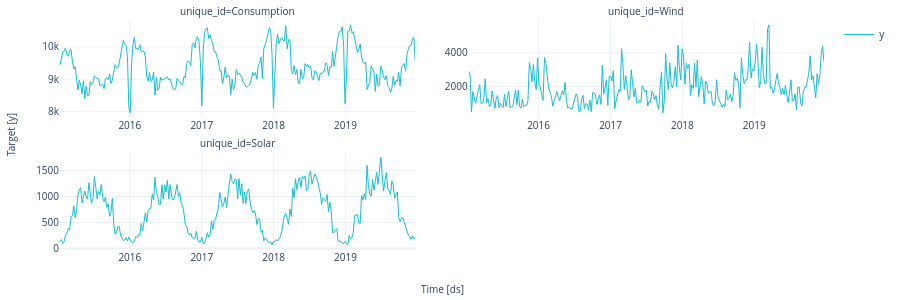

This figure's notebook cell:
### Markdown cell above
Также можно поменять движок на plotly

### Code cell
fig = plot_series(panel_df, engine='plotly',)
fig.update_layout(width=900,height=300)
fig

### Figure 1 — Plotly figure (JSON) as saved in the notebook; plotly's stock layout.template omitted (floating-point values rounded to 4 significant figures; data arrays with more than 128 entries replaced by an {"elided": "..."} marker saying what was removed)
{"data": [{"legendgroup": "y", "line": {"color": "#17becf", "width": 1}, "mode": "lines", "name": "y", "showlegend": true, "type": "scatter", "x": {"elided": "259 str values"}, "xaxis": "x", "y": {"elided": "259 float values"}, "yaxis": "y"}, {"legendgroup": "y", "line": {"color": "#17becf", "width": 1}, "mode": "lines", "name": "y", "showlegend": false, "type": "scatter", "x": {"elided": "259 str values"}, "xaxis": "x2", "y": {"elided": "259 float values"}, "yaxis": "y2"}, {"legendgroup": "y", "line": {"color": "#17becf", "width": 1}, "mode": "lines", "name": "y", "showlegend": false, "type": "scatter", "x": {"elided": "259 str values"}, "xaxis": "x3", "y": {"elided": "259 float values"}, "yaxis": "y3"}], "layout": {"annotations": [{"font": {"size": 10}, "showarrow": false, "text": "unique_id=Consumption", "x": 0.2325, "xanchor": "center", "xref": "paper", "y": 1, "yanchor": "bottom", "yref": "paper"}, {"font": {"size": 10}, "showarrow": false, "text": "unique_id=Wind", "x": 0.7675, "xanchor": "center", "xref": "paper", "y": 1, "yanchor": "bottom", "yref": "paper"}, {"font": {"size": 10}, "showarrow": false, "text": "unique_id=Solar", "x": 0.2325, "xanchor": "center", "xref": "paper", "y": 0.425, "yanchor": "bottom", "yref": "paper"}, {"font": {"size": 10}, "showarrow": false, "text": "Time [ds]", "x": 0.5, "xanchor": "center", "xref": "paper", "y": 0, "yanchor": "top", "yref": "paper", "yshift": -30}, {"font": {"size": 10}, "showarrow": false, "text": "Target [y]", "textangle": -90, "x": 0, "xanchor": "right", "xref": "paper", "xshift": -40, "y": 0.5, "yanchor": "middle", "yref": "paper"}], "autosize": true, "font": {"size": 10}, "height": 300, "margin": {"b": 50, "l": 60, "r": 10, "t": 20}, "width": 900, "xaxis": {"anchor": "y", "domain": [0, 0.465], "showticklabels": true, "visible": true}, "xaxis2": {"anchor": "y2", "domain": [0.535, 1.0], "showticklabels": true, "visible": true}, "xaxis3": {"anchor": "y3", "domain": [0, 0.465], "showticklabels": true, "visible": true}, "xaxis4": {"anchor": "y4", "domain": [0.535, 1.0], "showticklabels": true, "visible": true}, "yaxis": {"anchor": "x", "domain": [0.575, 1]}, "yaxis2": {"anchor": "x2", "domain": [0.575, 1]}, "yaxis3": {"anchor": "x3", "domain": [0, 0.425]}, "yaxis4": {"anchor": "x4", "domain": [0, 0.425]}}}
